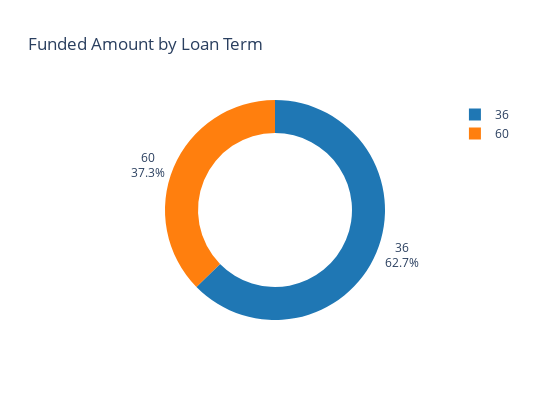

Notebook code cell kept with this figure:
### Markdown cell above
### Term Analysis

### Code cell
df4=df.groupby('term')['loan_amount'].sum().div(1e6).reset_index(name='Funded_Amount')

fig=px.pie(
    df4,
    values='Funded_Amount',
    names='term',
    hole=0.7,
    title="Funded Amount by Loan Term"
)
fig.update_traces(
    textinfo="label+percent",   
    marker=dict(colors=["#1f77b4", "#ff7f0e"])  # custom colors
)
fig.update_layout(width=550, height=400)
fig.show()

### Figure 1 — Plotly figure (JSON) as saved in the notebook; plotly's stock layout.template omitted (floating-point values rounded to 4 significant figures)
{"data": [{"domain": {"x": [0, 1], "y": [0, 1]}, "hole": 0.7, "hovertemplate": "term=%{label}<br>Funded_Amount=%{value}<extra></extra>", "labels": [36, 60], "legendgroup": "", "marker": {"colors": ["#1f77b4", "#ff7f0e"]}, "name": "", "showlegend": true, "textinfo": "label+percent", "type": "pie", "values": [273.0, 162.7]}], "layout": {"height": 400, "legend": {"tracegroupgap": 0}, "title": {"text": "Funded Amount by Loan Term"}, "width": 550}}
